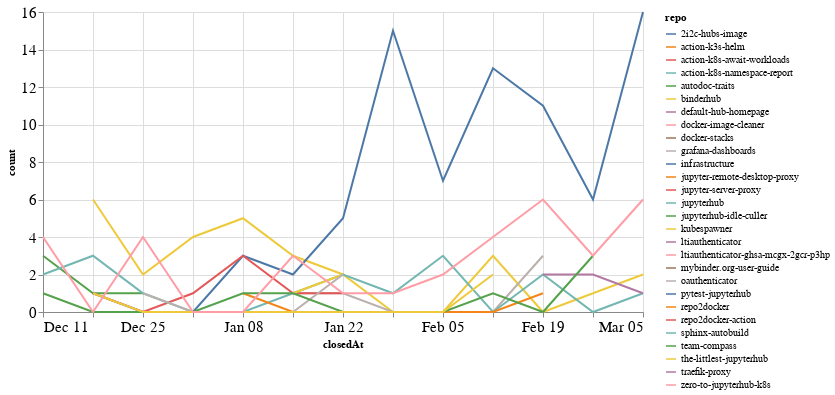

Notebook code cell kept with this figure:
### Code cell
closed_by_time = closed_by.groupby('repo').resample('W', on='closedAt').count()['author'].reset_index()
closed_by_time = closed_by_time.rename(columns={'author': 'count'})

alt.Chart(closed_by_time, width=600).mark_line().encode(
    x='closedAt',
    y='count',
    color='repo',
    tooltip="repo"
)

### Figure 1 — Vega-Lite specification as saved in the notebook (floating-point values rounded to 4 significant figures)
{"config": {"axisLeft": {"labelFontSize": 15}, "axisBottom": {"labelFontSize": 15}}, "data": {"name": "data-2f63c455553f78743675da308ab3c09e"}, "mark": "line", "encoding": {"color": {"field": "repo", "type": "nominal"}, "tooltip": {"field": "repo", "type": "nominal"}, "x": {"field": "closedAt", "type": "temporal"}, "y": {"field": "count", "type": "quantitative"}}, "width": 600, "$schema": "https://vega.github.io/schema/vega-lite/v4.17.0.json", "datasets": {"data-2f63c455553f78743675da308ab3c09e": [{"repo": "2i2c-hubs-image", "closedAt": "2023-02-19T00:00:00", "count": 2}, {"repo": "action-k3s-helm", "closedAt": "2023-01-01T00:00:00", "count": 2}, {"repo": "action-k8s-await-workloads", "closedAt": "2023-01-01T00:00:00", "count": 3}, {"repo": "action-k8s-namespace-report", "closedAt": "2023-01-01T00:00:00", "count": 1}, {"repo": "autodoc-traits", "closedAt": "2022-12-11T00:00:00", "count": 3}, {"repo": "autodoc-traits", "closedAt": "2022-12-18T00:00:00", "count": 1}, {"repo": "autodoc-traits", "closedAt": "2022-12-25T00:00:00", "count": 1}, {"repo": "binderhub", "closedAt": "2022-12-18T00:00:00", "count": 6}, {"repo": "binderhub", "closedAt": "2022-12-25T00:00:00", "count": 2}, {"repo": "binderhub", "closedAt": "2023-01-01T00:00:00", "count": 4}, {"repo": "binderhub", "closedAt": "2023-01-08T00:00:00", "count": 5}, {"repo": "binderhub", "closedAt": "2023-01-15T00:00:00", "count": 3}, {"repo": "binderhub", "closedAt": "2023-01-22T00:00:00", "count": 2}, {"repo": "binderhub", "closedAt": "2023-01-29T00:00:00", "count": 0}, {"repo": "binderhub", "closedAt": "2023-02-05T00:00:00", "count": 0}, {"repo": "binderhub", "closedAt": "2023-02-12T00:00:00", "count": 3}, {"repo": "binderhub", "closedAt": "2023-02-19T00:00:00", "count": 0}, {"repo": "binderhub", "closedAt": "2023-02-26T00:00:00", "count": 1}, {"repo": "binderhub", "closedAt": "2023-03-05T00:00:00", "count": 2}, {"repo": "default-hub-homepage", "closedAt": "2023-02-19T00:00:00", "count": 1}, {"repo": "docker-image-cleaner", "closedAt": "2022-12-25T00:00:00", "count": 2}, {"repo": "docker-stacks", "closedAt": "2023-01-29T00:00:00", "count": 1}, {"repo": "grafana-dashboards", "closedAt": "2023-01-15T00:00:00", "count": 1}, {"repo": "grafana-dashboards", "closedAt": "2023-01-22T00:00:00", "count": 1}, {"repo": "grafana-dashboards", "closedAt": "2023-01-29T00:00:00", "count": 0}, {"repo": "grafana-dashboards", "closedAt": "2023-02-05T00:00:00", "count": 0}, {"repo": "grafana-dashboards", "closedAt": "2023-02-12T00:00:00", "count": 0}, {"repo": "grafana-dashboards", "closedAt": "2023-02-19T00:00:00", "count": 3}, {"repo": "infrastructure", "closedAt": "2022-12-18T00:00:00", "count": 1}, {"repo": "infrastructure", "closedAt": "2022-12-25T00:00:00", "count": 0}, {"repo": "infrastructure", "closedAt": "2023-01-01T00:00:00", "count": 0}, {"repo": "infrastructure", "closedAt": "2023-01-08T00:00:00", "count": 3}, {"repo": "infrastructure", "closedAt": "2023-01-15T00:00:00", "count": 2}, {"repo": "infrastructure", "closedAt": "2023-01-22T00:00:00", "count": 5}, {"repo": "infrastructure", "closedAt": "2023-01-29T00:00:00", "count": 15}, {"repo": "infrastructure", "closedAt": "2023-02-05T00:00:00", "count": 7}, {"repo": "infrastructure", "closedAt": "2023-02-12T00:00:00", "count": 13}, {"repo": "infrastructure", "closedAt": "2023-02-19T00:00:00", "count": 11}, {"repo": "infrastructure", "closedAt": "2023-02-26T00:00:00", "count": 6}, {"repo": "infrastructure", "closedAt": "2023-03-05T00:00:00", "count": 16}, {"repo": "jupyter-remote-desktop-proxy", "closedAt": "2023-01-15T00:00:00", "count": 3}, {"repo": "jupyter-server-proxy", "closedAt": "2022-12-18T00:00:00", "count": 1}, {"repo": "jupyter-server-proxy", "closedAt": "2022-12-25T00:00:00", "count": 0}, {"repo": "jupyter-server-proxy", "closedAt": "2023-01-01T00:00:00", "count": 1}, {"repo": "jupyter-server-proxy", "closedAt": "2023-01-08T00:00:00", "count": 3}, {"repo": "jupyter-server-proxy", "closedAt": "2023-01-15T00:00:00", "count": 1}, {"repo": "jupyter-server-proxy", "closedAt": "2023-01-22T00:00:00", "count": 1}, {"repo": "jupyterhub", "closedAt": "2022-12-11T00:00:00", "count": 2}, {"repo": "jupyterhub", "closedAt": "2022-12-18T00:00:00", "count": 3}, {"repo": "jupyterhub", "closedAt": "2022-12-25T00:00:00", "count": 1}, {"repo": "jupyterhub", "closedAt": "2023-01-01T00:00:00", "count": 0}, {"repo": "jupyterhub", "closedAt": "2023-01-08T00:00:00", "count": 0}, {"repo": "jupyterhub", "closedAt": "2023-01-15T00:00:00", "count": 1}, {"repo": "jupyterhub", "closedAt": "2023-01-22T00:00:00", "count": 2}, {"repo": "jupyterhub", "closedAt": "2023-01-29T00:00:00", "count": 1}, {"repo": "jupyterhub", "closedAt": "2023-02-05T00:00:00", "count": 3}, {"repo": "jupyterhub", "closedAt": "2023-02-12T00:00:00", "count": 0}, {"repo": "jupyterhub", "closedAt": "2023-02-19T00:00:00", "count": 2}, {"repo": "jupyterhub", "closedAt": "2023-02-26T00:00:00", "count": 0}, {"repo": "jupyterhub", "closedAt": "2023-03-05T00:00:00", "count": 1}, {"repo": "jupyterhub-idle-culler", "closedAt": "2022-12-25T00:00:00", "count": 2}, {"repo": "kubespawner", "closedAt": "2023-01-15T00:00:00", "count": 1}, {"repo": "kubespawner", "closedAt": "2023-01-22T00:00:00", "count": 2}, {"repo": "ltiauthenticator", "closedAt": "2023-02-19T00:00:00", "count": 2}, {"repo": "ltiauthenticator", "closedAt": "2023-02-26T00:00:00", "count": 2}, {"repo": "ltiauthenticator", "closedAt": "2023-03-05T00:00:00", "count": 1}, {"repo": "ltiauthenticator-ghsa-mcgx-2gcr-p3hp", "closedAt": "2023-02-19T00:00:00", "count": 1}, {"repo": "mybinder.org-user-guide", "closedAt": "2023-01-08T00:00:00", "count": 1}, {"repo": "oauthenticator", "closedAt": "2022-12-25T00:00:00", "count": 1}, {"repo": "oauthenticator", "closedAt": "2023-01-01T00:00:00", "count": 0}, {"repo": "oauthenticator", "closedAt": "2023-01-08T00:00:00", "count": 0}, {"repo": "oauthenticator", "closedAt": "2023-01-15T00:00:00", "count": 0}, {"repo": "oauthenticator", "closedAt": "2023-01-22T00:00:00", "count": 2}, {"repo": "pytest-jupyterhub", "closedAt": "2023-02-05T00:00:00", "count": 2}, {"repo": "repo2docker", "closedAt": "2023-01-08T00:00:00", "count": 1}, {"repo": "repo2docker", "closedAt": "2023-01-15T00:00:00", "count": 0}, {"repo": "repo2docker", "closedAt": "2023-01-22T00:00:00", "count": 0}, {"repo": "repo2docker", "closedAt": "2023-01-29T00:00:00", "count": 0}, {"repo": "repo2docker", "closedAt": "2023-02-05T00:00:00", "count": 0}, {"repo": "repo2docker", "closedAt": "2023-02-12T00:00:00", "count": 0}, {"repo": "repo2docker", "closedAt": "2023-02-19T00:00:00", "count": 1}, {"repo": "repo2docker-action", "closedAt": "2023-01-22T00:00:00", "count": 1}, {"repo": "sphinx-autobuild", "closedAt": "2023-01-01T00:00:00", "count": 1}, {"repo": "team-compass", "closedAt": "2022-12-11T00:00:00", "count": 1}, {"repo": "team-compass", "closedAt": "2022-12-18T00:00:00", "count": 0}, {"repo": "team-compass", "closedAt": "2022-12-25T00:00:00", "count": 0}, {"repo": "team-compass", "closedAt": "2023-01-01T00:00:00", "count": 0}, {"repo": "team-compass", "closedAt": "2023-01-08T00:00:00", "count": 1}, {"repo": "team-compass", "closedAt": "2023-01-15T00:00:00", "count": 1}, {"repo": "team-compass", "closedAt": "2023-01-22T00:00:00", "count": 0}, {"repo": "team-compass", "closedAt": "2023-01-29T00:00:00", "count": 0}, {"repo": "team-compass", "closedAt": "2023-02-05T00:00:00", "count": 0}, {"repo": "team-compass", "closedAt": "2023-02-12T00:00:00", "count": 1}, {"repo": "team-compass", "closedAt": "2023-02-19T00:00:00", "count": 0}, {"repo": "team-compass", "closedAt": "2023-02-26T00:00:00", "count": 3}, {"repo": "the-littlest-jupyterhub", "closedAt": "2022-12-18T00:00:00", "count": 1}, {"repo": "the-littlest-jupyterhub", "closedAt": "2022-12-25T00:00:00", "count": 0}, {"repo": "the-littlest-jupyterhub", "closedAt": "2023-01-01T00:00:00", "count": 0}, {"repo": "the-littlest-jupyterhub", "closedAt": "2023-01-08T00:00:00", "count": 0}, {"repo": "the-littlest-jupyterhub", "closedAt": "2023-01-15T00:00:00", "count": 0}, {"repo": "the-littlest-jupyterhub", "closedAt": "2023-01-22T00:00:00", "count": 0}, {"repo": "the-littlest-jupyterhub", "closedAt": "2023-01-29T00:00:00", "count": 0}, {"repo": "the-littlest-jupyterhub", "closedAt": "2023-02-05T00:00:00", "count": 0}, {"repo": "the-littlest-jupyterhub", "closedAt": "2023-02-12T00:00:00", "count": 2}, {"repo": "traefik-proxy", "closedAt": "2023-02-26T00:00:00", "count": 1}, {"repo": "zero-to-jupyterhub-k8s", "closedAt": "2022-12-11T00:00:00", "count": 4}, {"repo": "zero-to-jupyterhub-k8s", "closedAt": "2022-12-18T00:00:00", "count": 0}, {"repo": "zero-to-jupyterhub-k8s", "closedAt": "2022-12-25T00:00:00", "count": 4}, {"repo": "zero-to-jupyterhub-k8s", "closedAt": "2023-01-01T00:00:00", "count": 0}, {"repo": "zero-to-jupyterhub-k8s", "closedAt": "2023-01-08T00:00:00", "count": 0}, {"repo": "zero-to-jupyterhub-k8s", "closedAt": "2023-01-15T00:00:00", "count": 3}, {"repo": "zero-to-jupyterhub-k8s", "closedAt": "2023-01-22T00:00:00", "count": 1}, {"repo": "zero-to-jupyterhub-k8s", "closedAt": "2023-01-29T00:00:00", "count": 1}, {"repo": "zero-to-jupyterhub-k8s", "closedAt": "2023-02-05T00:00:00", "count": 2}, {"repo": "zero-to-jupyterhub-k8s", "closedAt": "2023-02-12T00:00:00", "count": 4}, {"repo": "zero-to-jupyterhub-k8s", "closedAt": "2023-02-19T00:00:00", "count": 6}, {"repo": "zero-to-jupyterhub-k8s", "closedAt": "2023-02-26T00:00:00", "count": 3}, {"repo": "zero-to-jupyterhub-k8s", "closedAt": "2023-03-05T00:00:00", "count": 6}]}}
